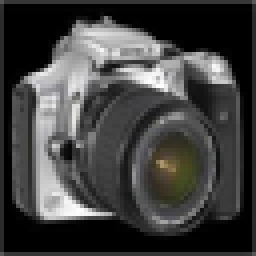
#> input picture 04ImgClassifier/predict_error/11-flamingo-ne-camera.png, 64 x 64 px, given in place of image_0016.jpg, which was not available (shown 4 times larger)
$ python 02avr_hash_search.py
#> lines starting #> are read from the running program, lines starting #| are printed output that depends on the picture; pictures that were not available may be replaced by others from this repository, and a replacement may not be noted

from PIL import Image
import numpy as np
import os,re

# 파일 경로 지정
# 이미지가 저장된 경로 설정
search_dir = "./caltech101/101_ObjectCategories"
# Average Hash 값을 저장한 캐시파일을 저장할 경로 설정
cache_dir = "./caltech101/cache_avhash"
# 캐시 디렉토리가 없으면 생성하기
if not os.path.exists(cache_dir):
    os.mkdir(cache_dir)

# 이미지 데이터를 Average HAsh로 변환

def average_hash(fname, size =16):
#> called with size = 16
    fname2 = fname[len(search_dir):]
    # 경로의 구분자 변경
    fname2 = fname2.replace("\\","/")
    # 캐시파일의 경로 생성( 파일명의 경로를 통해 생성함 CSV로!)
    cache_file = cache_dir + "/" + fname2.replace('/','_')+".csv"


    # 캐시 파일이 없을 경우 AVerage HAsh 생성
    if not os.path.exists(cache_file):
        # 파일 오픈 후 그레이 스케일로 변경, 리사이즈 등 작업 진행!
        img = Image.open(fname)
#> img is the input picture: PIL image 64x64 RGB; mean R, G, B 65.1, 64.9, 64
        img = img.convert('L').resize((size,size), Image.Resampling.LANCZOS)
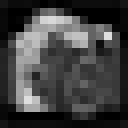
#> img: PIL image 16x16 L (shown 8 times larger); min 0, max 223, mean 64.8
        pixels = np.array(img.getdata()).reshape((size,size))
        avg = pixels.mean()
#> avg = 64.81
        px = 1* (pixels > avg)
        # Average Hash로 변환된 데이터를 csv 파일로 저장!
        np.savetxt(cache_file,px,fmt="%.0f", delimiter =",")
    else:
        # 캐시 파일이 존재하면 데이터를 읽어 numpy 배열로 로드~!
        px = np.loadtxt(cache_file,delimiter=",")

    return px


# 해밍 거리 계산

def hamming_dist(a,b):
    # 2개의 해시값을 받은 후 2차원 배열로 변환~
    aa = a.reshape(1,-1)
    ab = b.reshape(1,-1)
    # 서로 다른 원소의 갯수를 합산하여 해밍거리 계산.
    dist = (aa != ab).sum()
    return dist


# 주어진 디렉토리 경로에서 하위 디렉토리를 포함한 모든 파일을 순회

def enum_all_files(path):
    for root,dirs,files in os.walk(path):
        for f in files:
            # 파일명을 얻어온 후
            fname = os.path.join(root,f)
            # 해당 확장자만 파일명 반환
            if re.search(r'\.(jpg|jpeg|png)$',fname):
                yield fname


# 이미지 찾기

def find_image(fname,rate):
    src = average_hash(fname)
    # 검색 대상의 데렉토리의 모든 파일을 비교
    for fname in enum_all_files(search_dir):
        fname2 = fname.replace("\\","/")
        dst = average_hash(fname)
        # 두 이미지간의 해밍거리 계산후 256으로 나눠서 이미지간의 유사도를 계산
        diff_r = hamming_dist(src,dst) / 256
        # 유사도가 기준(rate) 이하인 경우만 결과를 반환!
        if diff_r <rate:
            yield (diff_r, fname)


# 검색할 기준 이미지 경로 설정
# srcfile = search_dir + "/chair/image_0016.jpg"
srcfile = search_dir + "/brain/image_0016.jpg"
html = ""
# 유사한 이미지 검색 ( rate: 0.25 )
sim = list(find_image(srcfile, 0.25))
#> sim = []
sim = sorted(sim, key=lambda x:x[0])
for r, f in sim:
    print(r, ">", f)
    # 검색된 이미지의 갯수만큼 HTML 태그로 추가 ( img 태그 사용 )
    f2 = "." + f
    s = '<div style="float:left;"><h3>[ 차이 :' + str(r) + '-' + \
        os.path.basename(f) + ']</h3>'+ \
        '<p><a href="' + f2 + '"><img src="' + f2 + '">'+ \
        '</a></p></div>'
    html += s
#> this loop made 0 passes
#> after the loop, html = ''

# HTML로 출력하기
html = """<html><head><meta charset="utf8"></head>
<body><h3>원래 이미지</h3><p>
<img src='{0}'></p>{1}
</body></html>""".format("."+srcfile, html)
with open("./saveFiles/avhash-search-output.html2", "w", encoding="utf-8") as f:
    f.write(html)
print("HTML 저장 Ok")

$ run again, on 04ImgClassifier/predict_error/19-chair-ne-camera.png
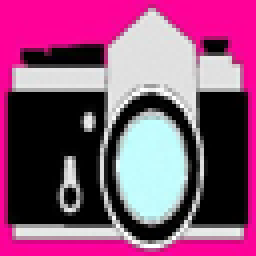
#> input picture 04ImgClassifier/predict_error/19-chair-ne-camera.png, 64 x 64 px, given in place of image_0016.jpg, which was not available (shown 4 times larger)
#> in average_hash, img is the input picture: PIL image 64x64 RGB; mean R, G, B 140.9, 78.9, 118.6
#> in average_hash, `img = img.convert('L').resize((size,size), Image.Resampling.LANCZOS)`:
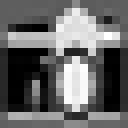
#> img: PIL image 16x16 L (shown 8 times larger); min 0, max 255, mean 102.9
#> avg = 102.9
#> sim = []
#> after the loop `for r, f in sim:`: html = ''

$ run again, on 04ImgClassifier/predict_error/20-camera-ne-chair.png
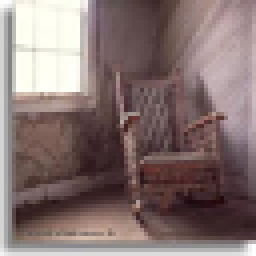
#> input picture 04ImgClassifier/predict_error/20-camera-ne-chair.png, 64 x 64 px, given in place of image_0016.jpg, which was not available (shown 4 times larger)
#> in average_hash, img is the input picture: PIL image 64x64 RGB; mean R, G, B 132.8, 114.5, 112.9
#> in average_hash, `img = img.convert('L').resize((size,size), Image.Resampling.LANCZOS)`:
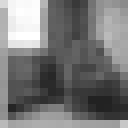
#> img: PIL image 16x16 L (shown 8 times larger); min 34, max 255, mean 118.9
#> avg = 118.9
#> sim = []
#> after the loop `for r, f in sim:`: html = ''
